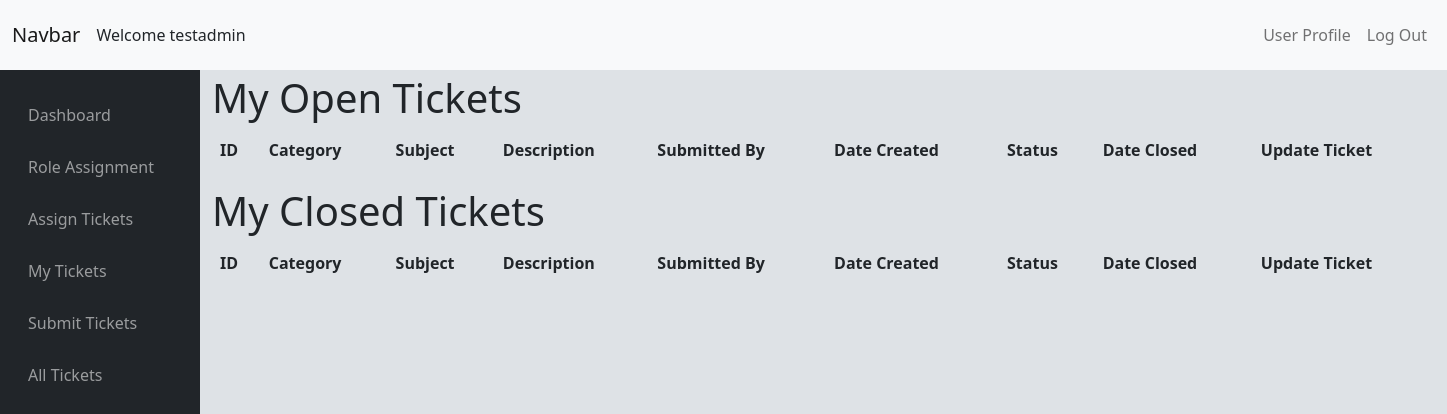
Before: /issue/mytickets (signed in) with the older database file.
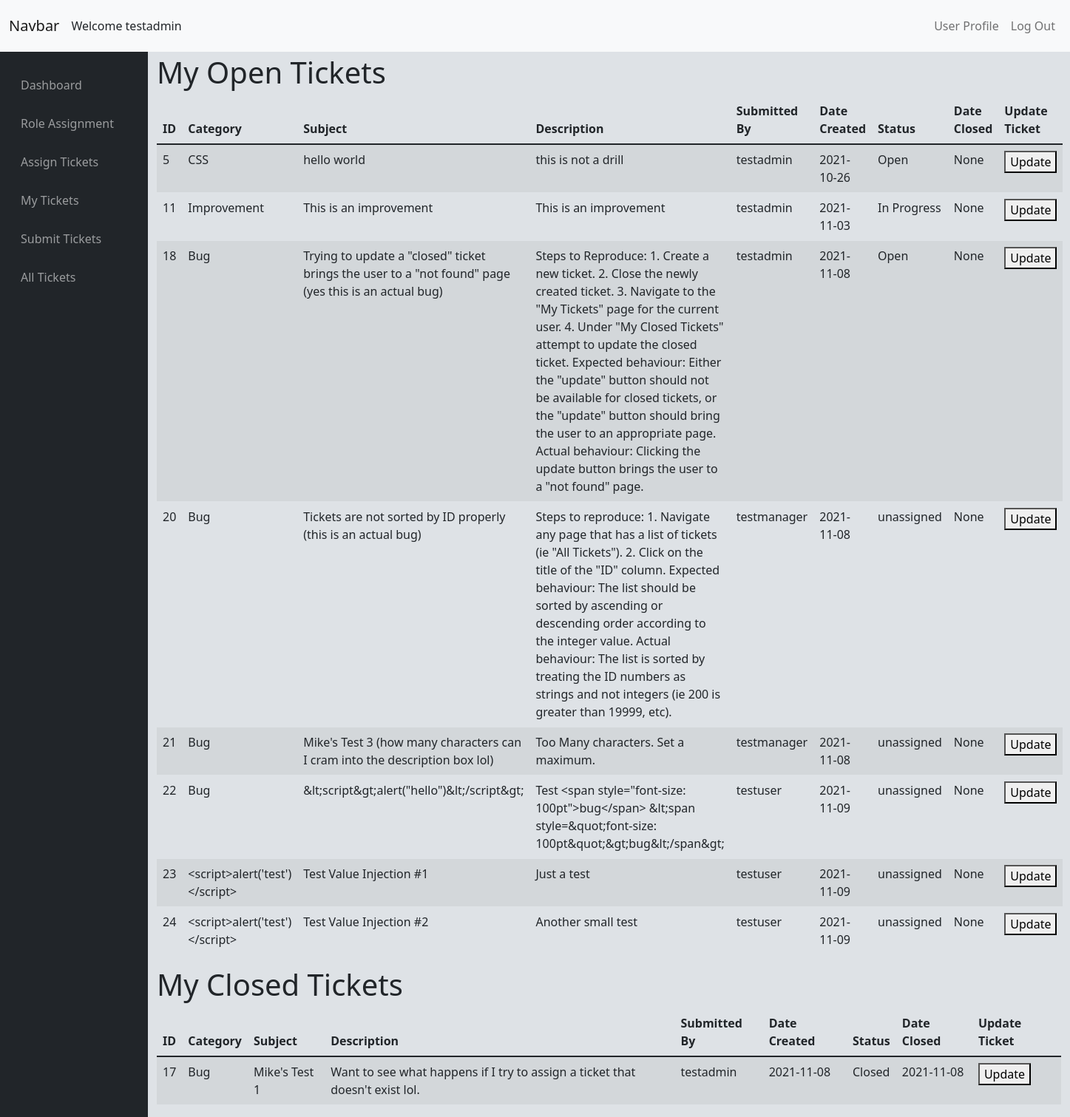
After: the same page with the newer database file.
### tables this page shows
CREATE TABLE "Issues" (
	"issue_id"	INTEGER UNIQUE,
	"issue_category"	TEXT,
	"issue_subject"	TEXT,
	"issue_description"	BLOB,
	"submitter_id"	TEXT,
	"user_assigned_to"	TEXT,
	"date_created"	DATE,
	"issue_status"	TEXT,
	"date_closed"	DATE,
	PRIMARY KEY("issue_id" AUTOINCREMENT)
);

### issueTrackerViews.py (the view, shortened to what this page needs)
@issueTrack.route('/mytickets', methods=['GET', 'POST'])
@login_required
def mytickets():
    if not request.args.get('id'):
        closed_tickets = return_query("SELECT * FROM Issues WHERE user_assigned_to = ? AND issue_status = 'Closed'", (session['user_id'],))
        if check_permission('CanAssignTickets'):
            open_tickets = return_query("SELECT * FROM Issues WHERE (user_assigned_to = ? OR issue_status = 'unassigned') AND NOT issue_status = 'Closed'", (session['user_id'],))
        else:
            open_tickets = return_query("SELECT * FROM Issues WHERE user_assigned_to = ? AND NOT issue_status = 'Closed'", (session['user_id'],))
        return render_template('mytickets.html', open_tickets=open_tickets, closed_tickets=closed_tickets)

### SQLhelpers.py (called while the page is built)
def SQL_connect():
    connection = sqlite3.connect(db)
    connection.row_factory = dict_factory
    return connection

def dict_factory(cursor, row):
    d = {}
    for idx, col in enumerate(cursor.description):
        d[col[0]] = row[idx]
    return d

def return_query(query, options=[]):
    connection = SQL_connect()
    cursor = connection.cursor()
    try:
        if len(options) == 0:
            result = cursor.execute(query)
        else:
            result = cursor.execute(query, options)
        result = result.fetchall()
        return result
    except Exception as err:
        print(f"Error: '{err}'")
    cursor.close()
    connection.close()

def check_permission(permission):
    value = return_query("SELECT * FROM Access WHERE Type = (SELECT Access FROM Users WHERE Username = ?)", (session['user_id'],))
    try:
        result = value[0][permission] == 1
        return result
    except KeyError:
        print(permission + "does not exist")
    return False

### templates/mytickets.html (shortened to what this page needs)
{% extends "layout.html" %}
{% block main %}
<div class="mt-sm-1">
    <div class='justify-content-center align-items-center'>
        <p class='h1'>My Open Tickets</p>
    </div>
    <table class="table table-striped table-hover" id='table1'>
        <thead>
            <tr>
                <th onclick="sortTable(0)">ID</th>
                <th onclick='sortTable(1)'>Category</th>
                <th onclick='sortTable(2)'>Subject</th>
                <th onclick='sortTable(3)'>Description</th>
                <th onclick='sortTable(4)'>Submitted By</th>
                <th onclick='sortTable(5)'>Date Created</th>
                <th onclick='sortTable(6)'>Status</th>
                <th onclick='sortTable(7)'>Date Closed</th>
                <th>Update Ticket</th>
            </tr>
        </thead>
        {% if open_tickets %}
        <tbody>
            {% for i in open_tickets %}
            <tr id="open_ticket_{{i.id}}">
                <td>{{ i.issue_id }}</td>
                <td>{{ i.issue_category }}</td>
                <td>{{ i.issue_subject }}</td>
                <td>{{ i.issue_description }}</td>
                <td>{{ i.submitter_id }}</td>
                <td>{{ i.date_created }}</td>
                <td>{{ i.issue_status }}</td>
                <td>{{ i.date_closed }}</td>
                <td><button onclick="window.location.href='./mytickets?id={{i.issue_id}}'">Update</button></td>
            </tr>
            {% endfor %}
        </tbody>
        {% endif %}
    </table>
</div>
<div class="mt-sm-1">
    <div class='justify-content-center align-items-center'>
        <p class='h1'>My Closed Tickets</p>
    </div>
    <table class="table table-striped table-hover" id='table2'>
        <thead>
            <tr>
                <th onclick="sortTable(0)">ID</th>
                <th onclick='sortTable(1)'>Category</th>
                <th onclick='sortTable(2)'>Subject</th>
                <th onclick='sortTable(3)'>Description</th>
                <th onclick='sortTable(4)'>Submitted By</th>
                <th onclick='sortTable(5)'>Date Created</th>
                <th onclick='sortTable(6)'>Status</th>
                <th onclick='sortTable(7)'>Date Closed</th>
                <th>Update Ticket</th>
            </tr>
        </thead>
        {% if closed_tickets %}
        <tbody>
            {% for i in closed_tickets %}
            <tr id="closed_ticket_{{i.id}}">
                <td>{{ i.issue_id }}</td>
                <td>{{ i.issue_category }}</td>
                <td>{{ i.issue_subject }}</td>
                <td>{{ i.issue_description }}</td>
                <td>{{ i.submitter_id }}</td>
                <td>{{ i.date_created }}</td>
                <td>{{ i.issue_status }}</td>
                <td>{{ i.date_closed }}</td>
                <td><button onclick="window.location.href='/mytickets?id={{i.issue_id}}'">Update</button></td>
            </tr>
            {% endfor %}
        </tbody>
        {% endif %}
    </table>
</div>
{% endblock %}

Changed rows visible on the page:
now on this page (row edited): Issues: issue_id "5", issue_category "CSS", issue_subject "hello world", issue_description "this is not a drill", submitter_id "testadmin", date_created "2021-10-26", issue_status "Open", date_closed "None"
added Issues: issue_id "11", issue_category "Improvement", issue_subject "This is an improvement", issue_description "This is an improvement", submitter_id "testadmin", date_created "2021-11-03", issue_status "In Progress", date_closed "None"
added Issues: issue_id "18", issue_category "Bug", issue_subject "Trying to update a \"closed\" ticket brings the user to a \"not found\" page (yes this is an actual bug)", issue_description "Steps to Reproduce: 1. Create a new ticket. 2. Close the newly created ticket. 3. Navigate to the \"My Tickets\" page for the current user. 4. Under \"My Closed Tickets\" attempt to update the closed ticket. Expected behaviour: Either the \"update\" button should not be available for closed tickets, or the \"update\" button should bring the user to an appropriate page. Actual behaviour: Clicking the update button brings the user to a \"not found\" page.", submitter_id "testadmin", date_created "2021-11-08", issue_status "Open", date_closed "None"
added Issues: issue_id "20", issue_category "Bug", issue_subject "Tickets are not sorted by ID properly (this is an actual bug)", issue_description "Steps to reproduce: 1. Navigate any page that has a list of tickets (ie \"All Tickets\"). 2. Click on the title of the \"ID\" column. Expected behaviour: The list should be sorted by ascending or descending order according to the integer value. Actual behaviour: The list is sorted by treating the ID numbers as strings and not integers (ie 200 is greater than 19999, etc).", submitter_id "testmanager", date_created "2021-11-08", issue_status "unassigned", date_closed "None"
added Issues: issue_id "21", issue_category "Bug", issue_subject "Mike's Test 3 (how many characters can I cram into the description box lol)", issue_description "Too Many characters. Set a maximum.", submitter_id "testmanager", date_created "2021-11-08", issue_status "unassigned", date_closed "None"
added Issues: issue_id "22", issue_category "Bug", issue_subject "&lt;script&gt;alert(\"hello\")&lt;/script&gt;", issue_description "Test <span style=\"font-size: 100pt\">bug</span> &lt;span style=&quot;font-size: 100pt&quot;&gt;bug&lt;/span&gt;", submitter_id "testuser", date_created "2021-11-09", issue_status "unassigned", date_closed "None"
added Issues: issue_id "23", issue_category "<script>alert('test')</script>", issue_subject "Test Value Injection #1", issue_description "Just a test", submitter_id "testuser", date_created "2021-11-09", issue_status "unassigned", date_closed "None"
added Issues: issue_id "24", issue_category "<script>alert('test')</script>", issue_subject "Test Value Injection #2", issue_description "Another small test", submitter_id "testuser", date_created "2021-11-09", issue_status "unassigned", date_closed "None"
added Issues: issue_id "17", issue_category "Bug", issue_subject "Mike's Test 1", issue_description "Want to see what happens if I try to assign a ticket that doesn't exist lol.", submitter_id "testadmin", date_created "2021-11-08", issue_status "Closed", date_closed "2021-11-08"
